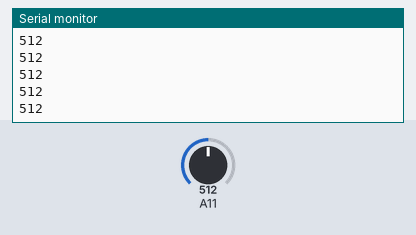
Simulated run of this sketch. Board: Arduino Mega 2560, built with avr-gcc and run on an emulated ATmega2560. On the bench: the last lines printed to the serial monitor. The test bench sets the inputs (shaded band); at power-on: A11 = 512.

Above: at 1.2 s.
1.3 s: A11 set to 716
At 1.31 s:
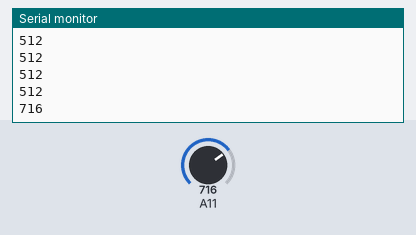
2.8 s: A11 set to 900
At 2.81 s:
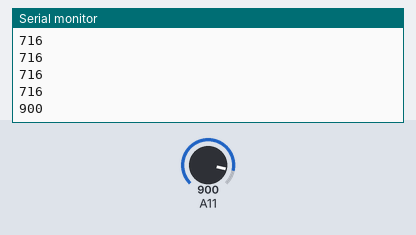
Timing chart, 0 to 5.8 s (numbered marks = the images above; inputs shaded):
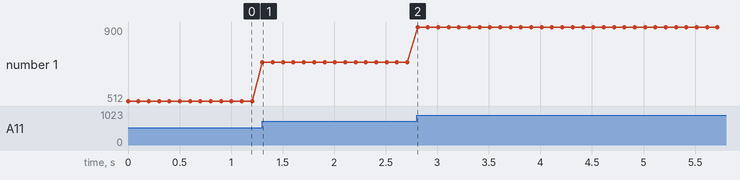

Measured:
- after the input at 1.3 s, the serial monitor: prints a new line at once (image 1)
- after the input at 2.8 s, the serial monitor: prints a new line at once (image 2)
- plotted number 1: 512 → 716 after the input at 1.3 s, 716 → 900 after the input at 2.8 s

The sketch:

gravity_tester.ino
```cpp
int xVal;
int yVal;
int zVal;
long zTotalUp;
int ZcountUp;
long zTotalDown;
long gravity;
#include <Arduino.h>
void setup() {
  // put your setup code here, to run once:
Serial.begin(9600);
}

void loop() {
  Serial.println(analogRead(A11));
  delay(100);
}
```
